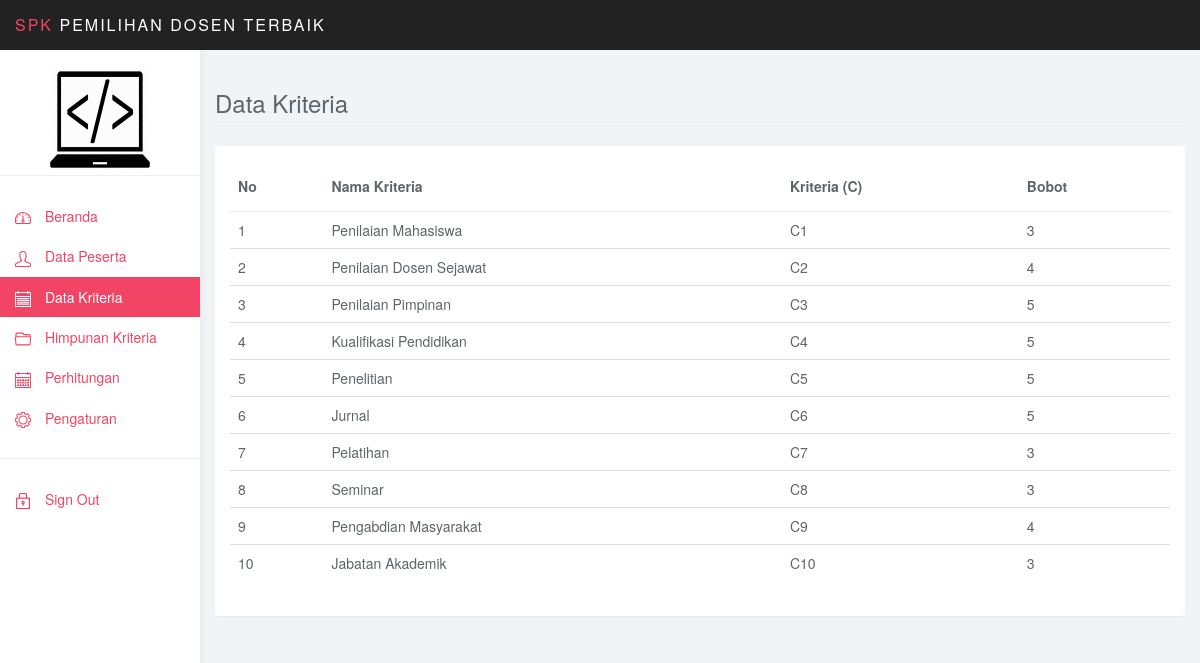
Screenshot of /admin/index.php?ap=kriteria (signed in) with the database file from the repository.
### tables this page shows
CREATE TABLE IF NOT EXISTS `tb_kriteria` (
  `id_kriteria` int(11) NOT NULL AUTO_INCREMENT,
  `nama_kriteria` varchar(30) NOT NULL,
  `bobot` int(11) NOT NULL,
  PRIMARY KEY (`id_kriteria`)
);

### admin/aplikasi/kriteria/index.php (the view, shortened to what this page needs)
<div class="row">
    <div class="col-lg-12">
        <h3 class="page-header">Data Kriteria</h3>
    </div>
</div>
<div class="row">
    <div class="col-md-12">
        <div class="panel panel-default">
            <div class="panel-body">
                <form action="?ap=edit" method="POST">
                    <table class="table">
                        <thead>
                            <tr>
                                <th>No</th>
                                <th>Nama Kriteria</th>
                                <th>Kriteria (C)</th>
                                <th>Bobot</th>
                            </tr>
                        </thead>
                        <tbody>
                            <?php
                            include "../koneksi.php";
                            $no = 0;
                            $c = 0;
                            $query = "SELECT * FROM tb_kriteria";
                            $hasil = mysqli_query($koneksi, $query);
                            while ($data = mysqli_fetch_array($hasil)) {
                                $no++;
                                $c++;
                            ?>
                                <tr>
                                    <td><?php echo "" . $no; ?></td>
                                    <td><?php echo $data['nama_kriteria']; ?></td>
                                    <td><?php echo "C" . $c; ?></td>
                                    <td><?php echo $data['bobot']; ?></td>
                                </tr>
                            <?php
                            }
                            ?>
                        </tbody>
                    </table>
                </form>
            </div>
        </div>
    </div>
</div>

### admin/index.php (shortened to what this page needs)
<?php
if(!isset($_SESSION['admin'])){
	header("Location: login.php");
}else{
?>
<!DOCTYPE html>
<html>
<head>
<link href="css/bootstrap.css" rel="stylesheet">
<link href="css/datepicker3.css" rel="stylesheet">
<link href="css/styles.css" rel="stylesheet">
</head>
<body>
	<nav class="navbar navbar-inverse navbar-fixed-top" role="navigation">
		<div class="container-fluid">
			<div class="navbar-header">
				<a class="navbar-brand" href="#"><span>SPK</span> Pemilihan Dosen Terbaik </a>
			</div>
		</div>
	</nav>
	<div id="sidebar-collapse" class="col-sm-3 col-lg-2 sidebar">
		<form role="search">
				<center><img src="../assets/img/uui.png" width="100px" height="100px"></center>
		</form>
		<ul class="nav menu">
			<li <?php if (!isset($_GET['ap'])) echo "class='active'";?> ><a href="./"><svg class="glyph stroked dashboard-dial"><use xlink:href="#stroked-dashboard-dial"></use></svg> Beranda</a></li>
			<li <?php if (isset($_GET['ap']) && $_GET['ap']=="peserta") echo "class='active'";?>><a href="?ap=peserta"><svg class="glyph stroked calendar"><use xlink:href="#stroked-male-user"></use></svg> Data Peserta</a></li>
			<li <?php if (isset($_GET['ap']) && $_GET['ap']=="kriteria") echo "class='active'";?>><a href="?ap=kriteria"><svg class="glyph stroked line-graph"><use xlink:href="#stroked-notepad"></use></svg> Data Kriteria</a></li>
			<li <?php if (isset($_GET['ap']) && $_GET['ap']=="hmp_kriteria") echo "class='active'";?>><a href="?ap=hmp_kriteria"><svg class="glyph stroked table"><use xlink:href="#stroked-open-folder"></use></svg> Himpunan Kriteria</a></li>
			<li <?php if (isset($_GET['ap']) && $_GET['ap']=="hitung") echo "class='active'";?>><a href="?ap=hitung"><svg class="glyph stroked pencil"><use xlink:href="#stroked-calendar"></use></svg> Perhitungan</a></li>
			<li <?php if (isset($_GET['ap']) && $_GET['ap']=="pengaturan") echo "class='active'";?>><a href="?ap=pengaturan"><svg class="glyph stroked gear"><use xlink:href="#stroked-gear"></use></svg> Pengaturan</a></li>
			<li role="presentation" class="divider"></li>
			<li><a href="logout.php"><svg class="glyph stroked male-user"><use xlink:href="#stroked-lock"></use></svg> Sign Out</a></li>
		</ul>
	</div>
	<div class="col-sm-9 col-sm-offset-3 col-lg-10 col-lg-offset-2 main">
		<?php
			include "controller.php";
		?>
	</div>
</body>
</html>
<?php
}
?>

### admin/controller.php (shortened to what this page needs)
<?php
	if(isset($_GET['ap'])){
		$ap = $_GET['ap'];
		if ($ap=="kriteria"){
			include "aplikasi/kriteria/index.php";
		}
	}else{
		include "home.php";
	}
?>

### admin/css/styles.css (style rules this page uses)
body { background: #f1f4f7; padding-top: 50px; color: #5f6468; }
a, a:hover, a:focus { color: #F24464; }
h1, h2, h3, h4, h5, h6 { color: #5f6468; }
h3, h4 { font-weight: 300; }
.navbar-header .navbar-brand { color: #fff; font-size: 16px; text-transform: uppercase; font-weight: 500; letter-spacing: 2px; }
.navbar-header .navbar-brand span { color: #F24464; }
.panel { border: 0; }
.navbar { border: 0; }
.sidebar { display: block; background-color: #fff; padding: 0; display: none; }
.sidebar form { padding: 20px 15px 5px 15px; border-bottom: 1px solid #eee; margin-bottom: 20px; }
@media (min-width: 768px) { .sidebar { display: block; position: fixed; top: 50px; bottom: 0; left: 0; z-index: 1000; display: block; margin: 0; padding: 0; overflow-x: hidden; overflow-y: auto; background-color: #fff; box-shadow: 1px 0px 10px rgba(0, 0, 0, .05); } }
@media (min-width: 768px) { .navbar-header { width: 100%; } }
.sidebar ul.nav .active a, .sidebar ul.nav li.parent a.active, .sidebar ul.nav .active > a:hover, .sidebar ul.nav li.parent a.active:hover, .sidebar ul.nav .active > a:focus, .sidebar ul.nav li.parent a.active:focus { color: #fff; background-color: #F24464; }
.sidebar ul.nav li.divider { border-bottom: 1px solid #eee; margin: 20px 0; }
.table { background: #fff; }
.table>thead>tr>th { border-bottom: 1px solid #e6e7e8; vertical-align: middle; height: 50px; }
.sidebar .glyph, .user-menu .glyph { height: 16px; width: 16px; margin: 0 10px 0 0; stroke-width: 3px; }
.glyph.table { background: none; border: none; }

### rows the page displays
tb_kriteria: nama_kriteria "Penilaian Mahasiswa", bobot "3"
tb_kriteria: nama_kriteria "Penilaian Dosen Sejawat", bobot "4"
tb_kriteria: nama_kriteria "Penilaian Pimpinan", bobot "5"
tb_kriteria: nama_kriteria "Kualifikasi Pendidikan", bobot "5"
tb_kriteria: nama_kriteria "Penelitian", bobot "5"
tb_kriteria: nama_kriteria "Jurnal", bobot "5"
tb_kriteria: nama_kriteria "Pelatihan", bobot "3"
tb_kriteria: nama_kriteria "Seminar", bobot "3"
tb_kriteria: nama_kriteria "Pengabdian Masyarakat", bobot "4"
tb_kriteria: nama_kriteria "Jabatan Akademik", bobot "3"
